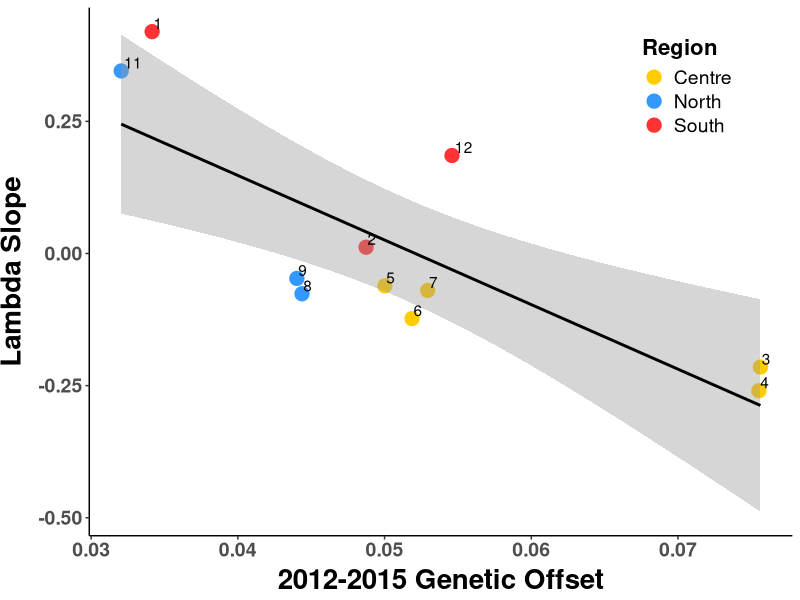
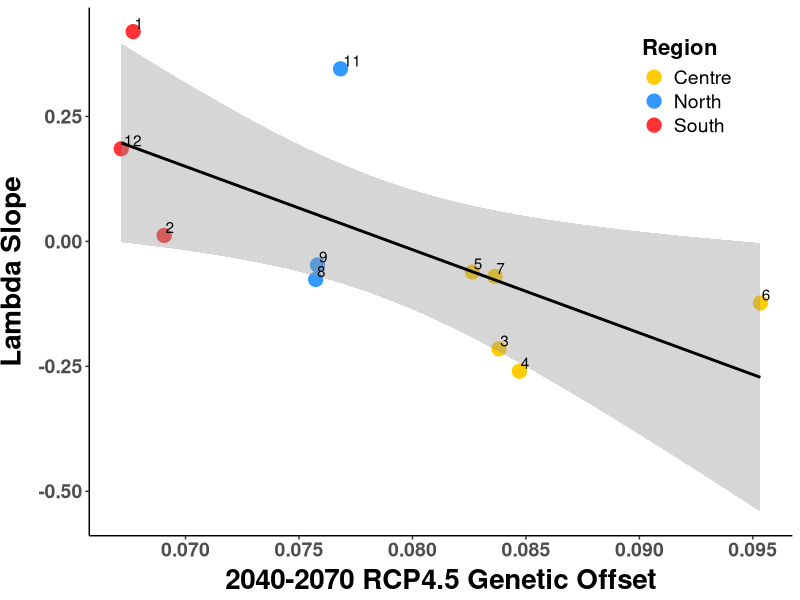
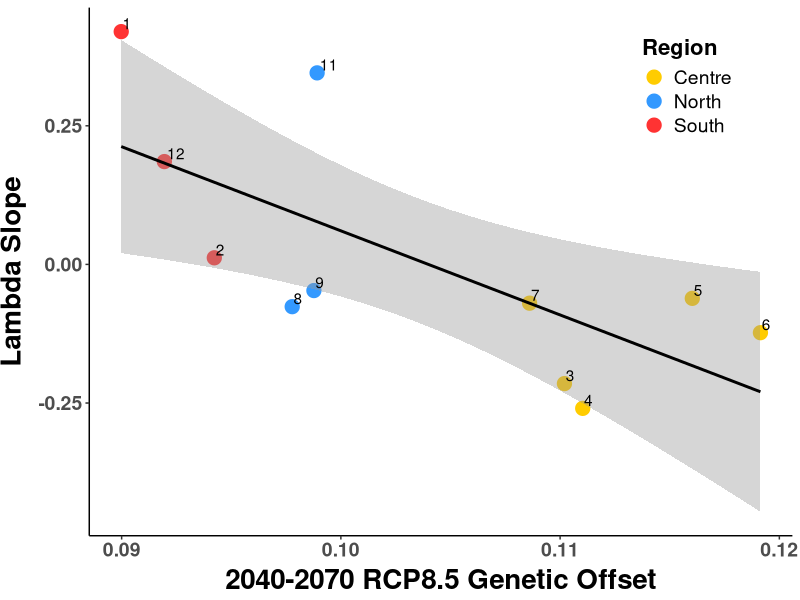
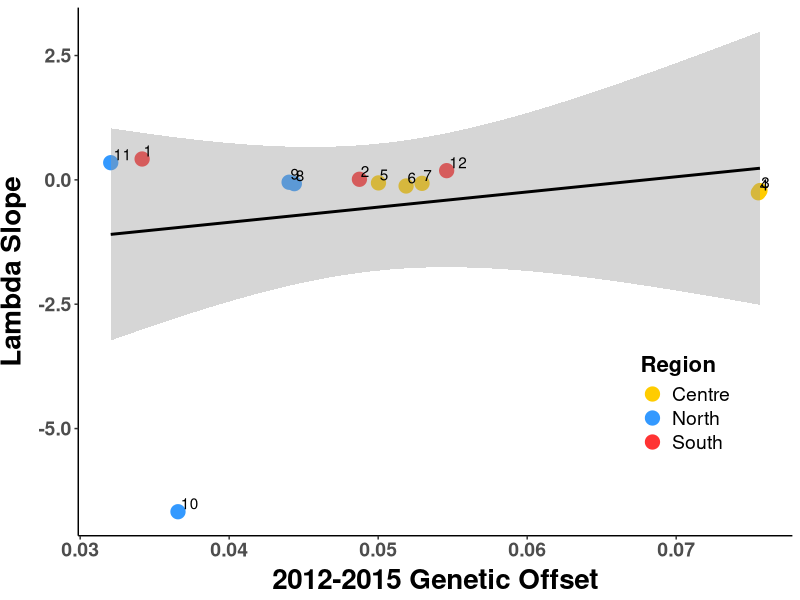
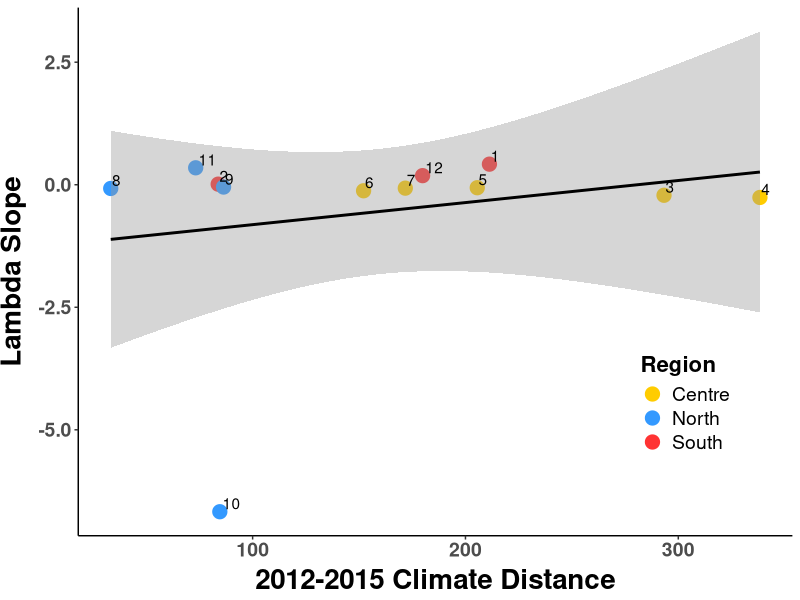
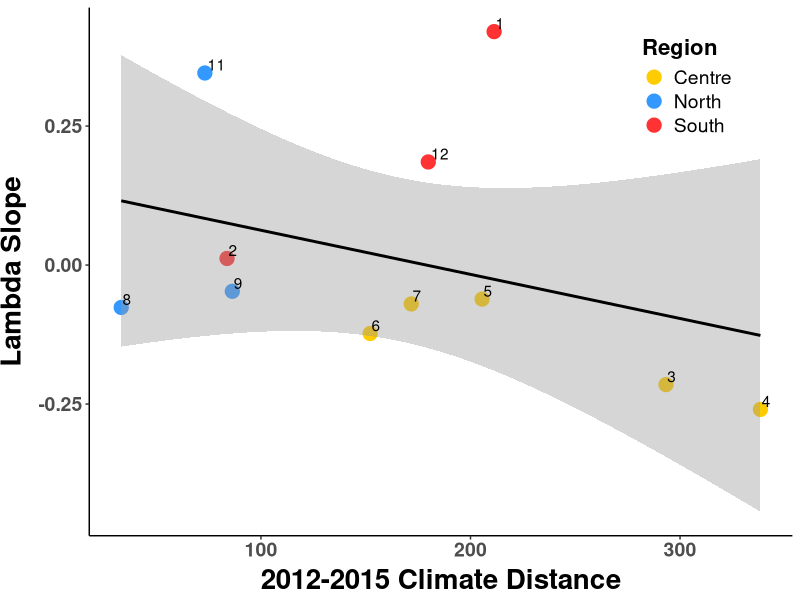
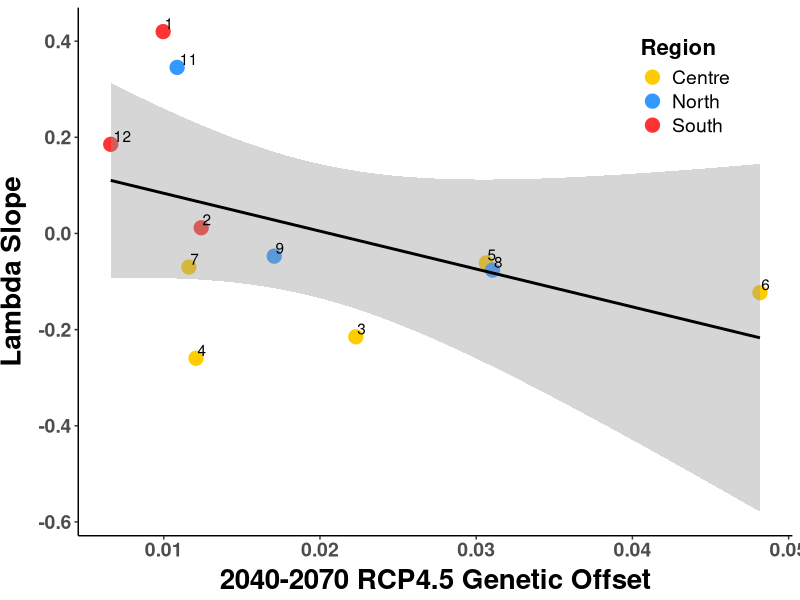
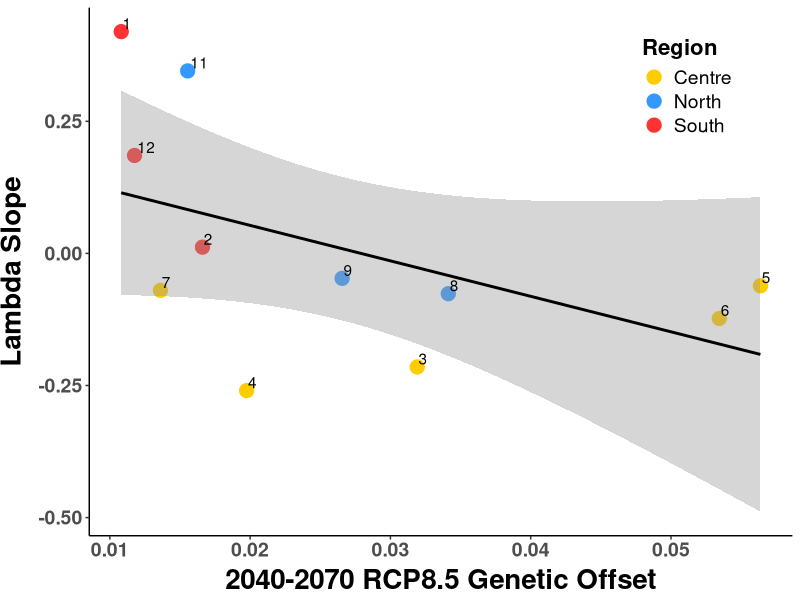

Recreate these plots in R, in order. (Note: this script raises an error after producing the figures.)
##################################################################################
## Gradient forest plots
## Author Daniel Anstett
## 
## 
## Last Modified September 19, 2022
###################################################################################

#Library install and import
library(tidyverse) 
library(car)
library(ggrepel)

#Import data
offset_pop <- read_csv("Genomics_scripts/Data/offset_pop_lambda.csv")
#slope.cumul <- read_csv("Genomics_scripts/Data/slope.cumul.csv")
#slope.cumul.unique <- read_csv("Genomics_scripts/Data/slope.cumul.unique.csv")
#offset_pop <- cbind(offset_pop_nocumul,slope.cumul,slope.cumul.unique)
#colnames(offset_pop)[18] <- "cumul_MAT" ; colnames(offset_pop)[19] <- "cumul_MAP"

offset_pop_mod <- offset_pop %>% filter(Paper_ID!=10)

#stats
lm.1215 <- lm(lambda_slope~offset_1215,data=offset_pop)
lm.1215_mod <- lm(lambda_slope~offset_1215,data=offset_pop_mod)

lm.4.5_mod <- lm(lambda_slope~offset_4.5,data=offset_pop_mod)
lm.8.5_mod <- lm(lambda_slope~offset_8.5,data=offset_pop_mod)

lm.dist <- lm(lambda_slope~clim_distance,data=offset_pop)
lm.dist_mod <- lm(lambda_slope~clim_distance,data=offset_pop_mod)


#Without pop 10
summary(lm.1215_mod)
Anova(lm.1215_mod,type="III")

summary(lm.4.5_mod)
Anova(lm.4.5_mod,type="III")

summary(lm.8.5_mod)
Anova(lm.8.5_mod,type="III")

summary(lm.dist_mod)
Anova(lm.dist_mod,type="III")


# With pop 10
#summary(lm.1215)
#Anova(lm.1215,type="III")

#summary(lm.dist)
#Anova(lm.dist,type="III")




###########################################################################################################
#2012-2015 offset plotted against lambda, rm pop 10
ggplot(offset_pop_mod, aes(x=offset_1215, y=lambda_slope, label=Paper_ID)) + 
  geom_point(aes(color=Region), size =4.5)+
  geom_smooth(method=lm,color="black")+
  #  geom_label_repel(aes(label = Paper_ID))+
  geom_text(hjust=-.15, vjust=-.2)+
  scale_y_continuous(name="Lambda Slope")+
  scale_x_continuous(name="2012-2015 Genetic Offset")+
  scale_color_manual(values= c("North"="#3399FF", "Centre"="#FFCC00", "South"="#FF3333"))+
  theme_classic() + theme(
    axis.text.x = element_text(size=14, face="bold"),
    axis.text.y = element_text(size=14,face="bold"),
    axis.title.x = element_text(color="black", size=20, vjust = 0.5, face="bold"),
    axis.title.y = element_text(color="black", size=20,vjust = 2, face="bold",hjust=0.5),
    legend.position = c(0.85, 0.85),legend.text=element_text(size=14),
    legend.title=element_text(size=16,face="bold"))
#ggsave("Graphs_Oct_22/offset_lambda_slope_1215_mod.pdf",width=7, height = 5, units = "in")

#RCP 4.5 offset plotted against lambda, rm pop 10
ggplot(offset_pop_mod, aes(x=offset_4.5, y=lambda_slope, label=Paper_ID)) + 
  geom_point(aes(color=Region), size =4.5)+
  geom_smooth(method=lm,color="black")+
  #  geom_label_repel(aes(label = Paper_ID))+
  geom_text(hjust=-.15, vjust=-.2)+
  scale_y_continuous(name="Lambda Slope")+
  scale_x_continuous(name="2040-2070 RCP4.5 Genetic Offset")+
  scale_color_manual(values= c("North"="#3399FF", "Centre"="#FFCC00", "South"="#FF3333"))+
  theme_classic() + theme(
    axis.text.x = element_text(size=14, face="bold"),
    axis.text.y = element_text(size=14,face="bold"),
    axis.title.x = element_text(color="black", size=20, vjust = 0.5, face="bold"),
    axis.title.y = element_text(color="black", size=20,vjust = 2, face="bold",hjust=0.5),
    legend.position = c(0.85, 0.85),legend.text=element_text(size=14),
    legend.title=element_text(size=16,face="bold"))
ggsave("Graphs_Oct_22/offset_lambda_slope_rcp4.5_mod_grain.pdf",width=7, height = 5, units = "in")

#RCP 8.5 offset plotted against lambda, rm pop 10
ggplot(offset_pop_mod, aes(x=offset_8.5, y=lambda_slope, label=Paper_ID)) + 
  geom_point(aes(color=Region), size =4.5)+
  geom_smooth(method=lm,color="black")+
  #  geom_label_repel(aes(label = Paper_ID))+
  geom_text(hjust=-.15, vjust=-.2)+
  scale_y_continuous(name="Lambda Slope")+
  scale_x_continuous(name="2040-2070 RCP8.5 Genetic Offset")+
  scale_color_manual(values= c("North"="#3399FF", "Centre"="#FFCC00", "South"="#FF3333"))+
  theme_classic() + theme(
    axis.text.x = element_text(size=14, face="bold"),
    axis.text.y = element_text(size=14,face="bold"),
    axis.title.x = element_text(color="black", size=20, vjust = 0.5, face="bold"),
    axis.title.y = element_text(color="black", size=20,vjust = 2, face="bold",hjust=0.5),
    legend.position = c(0.85, 0.85),legend.text=element_text(size=14),
    legend.title=element_text(size=16,face="bold"))
ggsave("Graphs_Oct_22/offset_lambda_slope_rcp8.5_mod_grain.pdf",width=7, height = 5, units = "in")



#2012-2015 offset plotted against lambda, pop 10 included
ggplot(offset_pop, aes(x=offset_1215, y=lambda_slope, label=Paper_ID)) + 
  geom_point(aes(color=Region), size =4.5)+
  geom_smooth(method=lm,color="black")+
  #  geom_label_repel(aes(label = Paper_ID))+
  geom_text(hjust=-.15, vjust=-.2)+
  scale_y_continuous(name="Lambda Slope")+
  scale_x_continuous(name="2012-2015 Genetic Offset")+
  scale_color_manual(values= c("North"="#3399FF", "Centre"="#FFCC00", "South"="#FF3333"))+
  theme_classic() + theme(
    axis.text.x = element_text(size=14, face="bold"),
    axis.text.y = element_text(size=14,face="bold"),
    axis.title.x = element_text(color="black", size=20, vjust = 0.5, face="bold"),
    axis.title.y = element_text(color="black", size=20,vjust = 2, face="bold",hjust=0.5),
    legend.position = c(0.85, 0.25),legend.text=element_text(size=14),
    legend.title=element_text(size=16,face="bold"))
#ggsave("Graphs_Oct_22/offset_lambda_slope_1215.pdf",width=8, height = 6, units = "in")


###########################

#climate distance plotted against lambda
ggplot(offset_pop, aes(x=clim_distance, y=lambda_slope, label=Paper_ID)) + 
  geom_point(aes(color=Region), size =4.5)+
  geom_smooth(method=lm,color="black")+
  #  geom_label_repel(aes(label = Paper_ID))+
  geom_text(hjust=-.15, vjust=-.2)+
  scale_y_continuous(name="Lambda Slope")+
  scale_x_continuous(name="2012-2015 Climate Distance")+
  scale_color_manual(values= c("North"="#3399FF", "Centre"="#FFCC00", "South"="#FF3333"))+
  theme_classic() + theme(
    axis.text.x = element_text(size=14, face="bold"),
    axis.text.y = element_text(size=14,face="bold"),
    axis.title.x = element_text(color="black", size=20, vjust = 0.5, face="bold"),
    axis.title.y = element_text(color="black", size=20,vjust = 2, face="bold",hjust=0.5),
    legend.position = c(0.85, 0.25),legend.text=element_text(size=14),
    legend.title=element_text(size=16,face="bold"))
ggsave("Graphs_Oct_22/5_distance_lambda.pdf",width=8, height = 6, units = "in")

#climate distance plotted against lambda, rm pop 10
ggplot(offset_pop_mod, aes(x=clim_distance, y=lambda_slope, label=Paper_ID)) + 
  geom_point(aes(color=Region), size =4.5)+
  geom_smooth(method=lm,color="black")+
  #  geom_label_repel(aes(label = Paper_ID))+
  geom_text(hjust=-.15, vjust=-.2)+
  scale_y_continuous(name="Lambda Slope")+
  scale_x_continuous(name="2012-2015 Climate Distance")+
  scale_color_manual(values= c("North"="#3399FF", "Centre"="#FFCC00", "South"="#FF3333"))+
  theme_classic() + theme(
    axis.text.x = element_text(size=14, face="bold"),
    axis.text.y = element_text(size=14,face="bold"),
    axis.title.x = element_text(color="black", size=20, vjust = 0.5, face="bold"),
    axis.title.y = element_text(color="black", size=20,vjust = 2, face="bold",hjust=0.5),
    legend.position = c(0.85, 0.85),legend.text=element_text(size=14),
    legend.title=element_text(size=16,face="bold"))
ggsave("Graphs_Oct_22/5_distance_lambda_mod.pdf",width=7, height = 5, units = "in")



###########################
#Future climate versus lambda 
#old grain size

#RCP 4.5 offset plotted against lambda, rm pop 10
ggplot(offset_pop_mod, aes(x=offset_4.5_old, y=lambda_slope, label=Paper_ID)) + 
  geom_point(aes(color=Region), size =4.5)+
  geom_smooth(method=lm,color="black")+
  #  geom_label_repel(aes(label = Paper_ID))+
  geom_text(hjust=-.15, vjust=-.2)+
  scale_y_continuous(name="Lambda Slope")+
  scale_x_continuous(name="2040-2070 RCP4.5 Genetic Offset")+
  scale_color_manual(values= c("North"="#3399FF", "Centre"="#FFCC00", "South"="#FF3333"))+
  theme_classic() + theme(
    axis.text.x = element_text(size=14, face="bold"),
    axis.text.y = element_text(size=14,face="bold"),
    axis.title.x = element_text(color="black", size=20, vjust = 0.5, face="bold"),
    axis.title.y = element_text(color="black", size=20,vjust = 2, face="bold",hjust=0.5),
    legend.position = c(0.85, 0.85),legend.text=element_text(size=14),
    legend.title=element_text(size=16,face="bold"))
ggsave("Graphs_Oct_22/offset_lambda_slope_rcp4.5_mod.pdf",width=7, height = 5, units = "in")

#RCP 8.5 offset plotted against lambda, rm pop 10
ggplot(offset_pop_mod, aes(x=offset_8.5_old, y=lambda_slope, label=Paper_ID)) + 
  geom_point(aes(color=Region), size =4.5)+
  geom_smooth(method=lm,color="black")+
  #  geom_label_repel(aes(label = Paper_ID))+
  geom_text(hjust=-.15, vjust=-.2)+
  scale_y_continuous(name="Lambda Slope")+
  scale_x_continuous(name="2040-2070 RCP8.5 Genetic Offset")+
  scale_color_manual(values= c("North"="#3399FF", "Centre"="#FFCC00", "South"="#FF3333"))+
  theme_classic() + theme(
    axis.text.x = element_text(size=14, face="bold"),
    axis.text.y = element_text(size=14,face="bold"),
    axis.title.x = element_text(color="black", size=20, vjust = 0.5, face="bold"),
    axis.title.y = element_text(color="black", size=20,vjust = 2, face="bold",hjust=0.5),
    legend.position = c(0.85, 0.85),legend.text=element_text(size=14),
    legend.title=element_text(size=16,face="bold"))
ggsave("Graphs_Oct_22/offset_lambda_slope_rcp8.5_mod.pdf",width=7, height = 5, units = "in")


















#######################################################################################################3####
## Not useful for genomics paper 1
##Cumulative slope plotted 2012-2015 offset. No Site 10

#cumul predicting offset
ggplot(offset_pop, aes(x=cumul_slope, y=offset_1215, label=Paper_ID)) + 
  geom_point(aes(color=Region), size =4.5)+
  #  geom_smooth(method=lm,color="black")+
  #  geom_label_repel(aes(label = Paper_ID))+
  geom_text(hjust=-.15, vjust=-.2)+
  scale_y_continuous(name="2012-2015 Genetic Offset")+
  scale_x_continuous(name="Cumulative Slope")+
  scale_color_manual(values= c("North"="#3399FF", "Centre"="#FFCC00", "South"="#FF3333"))+
  theme_classic() + theme(
    axis.text.x = element_text(size=14, face="bold"),
    axis.text.y = element_text(size=14,face="bold"),
    axis.title.x = element_text(color="black", size=20, vjust = 0.5, face="bold"),
    axis.title.y = element_text(color="black", size=20,vjust = 2, face="bold",hjust=0.5),
    legend.position = c(1.85, 0.85),legend.text=element_text(size=14),
    legend.title=element_text(size=16,face="bold"))
ggsave("Graphs_Oct_22/cumul_offset.pdf",width=7, height = 5, units = "in")

#cumul predicting offset
ggplot(offset_pop, aes(x=offset_1215, y=cumul_slope, label=Paper_ID)) + 
  geom_point(aes(color=Region), size =4.5)+
  #  geom_smooth(method=lm,color="black")+
  #  geom_label_repel(aes(label = Paper_ID))+
  geom_text(hjust=-.15, vjust=-.2)+
  scale_y_continuous(name="Cumulative Slope")+
  scale_x_continuous(name="2012-2015 Genetic Offset")+
  scale_color_manual(values= c("North"="#3399FF", "Centre"="#FFCC00", "South"="#FF3333"))+
  theme_classic() + theme(
    axis.text.x = element_text(size=14, face="bold"),
    axis.text.y = element_text(size=14,face="bold"),
    axis.title.x = element_text(color="black", size=20, vjust = 0.5, face="bold"),
    axis.title.y = element_text(color="black", size=20,vjust = 2, face="bold",hjust=0.5),
    legend.position = c(1.85, 0.85),legend.text=element_text(size=14),
    legend.title=element_text(size=16,face="bold"))
ggsave("Graphs_Oct_22/offset_cumul.pdf",width=7, height = 5, units = "in")



#######################################################################################################3####
## Not useful for genomics paper 1
##Cumulative slope plotted against lambda. No Site 10
## Separate env variables
#Cumulative meteric across all env of cumulative slope

#MAT
ggplot(offset_pop_mod, aes(x=cumul_slope, y=lambda_slope, label=Paper_ID)) + 
  geom_point(aes(color=Region), size =4.5)+
  #  geom_smooth(method=lm,color="black")+
  #  geom_label_repel(aes(label = Paper_ID))+
  geom_text(hjust=-.15, vjust=-.2)+
  scale_y_continuous(name="Lambda Slope")+
  scale_x_continuous(name="Cumulative Slope")+
  scale_color_manual(values= c("North"="#3399FF", "Centre"="#FFCC00", "South"="#FF3333"))+
  theme_classic() + theme(
    axis.text.x = element_text(size=14, face="bold"),
    axis.text.y = element_text(size=14,face="bold"),
    axis.title.x = element_text(color="black", size=20, vjust = 0.5, face="bold"),
    axis.title.y = element_text(color="black", size=20,vjust = 2, face="bold",hjust=0.5),
    legend.position = c(1.85, 0.85),legend.text=element_text(size=14),
    legend.title=element_text(size=16,face="bold"))
ggsave("Graphs_Oct_22/lamda_cumul_slope_unique.pdf",width=7, height = 5, units = "in")



#MAT
ggplot(offset_pop_mod, aes(x=cumul_MAT, y=lambda_slope, label=Paper_ID)) + 
  geom_point(aes(color=Region), size =4.5)+
  #  geom_smooth(method=lm,color="black")+
  #  geom_label_repel(aes(label = Paper_ID))+
  geom_text(hjust=-.15, vjust=-.2)+
  scale_y_continuous(name="Lambda Slope")+
  scale_x_continuous(name="Cumul. Slope MAT")+
  scale_color_manual(values= c("North"="#3399FF", "Centre"="#FFCC00", "South"="#FF3333"))+
  theme_classic() + theme(
    axis.text.x = element_text(size=14, face="bold"),
    axis.text.y = element_text(size=14,face="bold"),
    axis.title.x = element_text(color="black", size=20, vjust = 0.5, face="bold"),
    axis.title.y = element_text(color="black", size=20,vjust = 2, face="bold",hjust=0.5),
    legend.position = c(1.85, 0.85),legend.text=element_text(size=14),
    legend.title=element_text(size=16,face="bold"))
ggsave("Graphs_Oct_22/lamda_cumul_slope_mat.pdf",width=7, height = 5, units = "in")

#MAP
ggplot(offset_pop_mod, aes(x=cumul_MAP, y=lambda_slope, label=Paper_ID)) + 
  geom_point(aes(color=Region), size =4.5)+
  #  geom_smooth(method=lm,color="black")+
  #  geom_label_repel(aes(label = Paper_ID))+
  geom_text(hjust=-.15, vjust=-.2)+
  scale_y_continuous(name="Lambda Slope")+
  scale_x_continuous(name="Cumul. Slope MAP")+
  scale_color_manual(values= c("North"="#3399FF", "Centre"="#FFCC00", "South"="#FF3333"))+
  theme_classic() + theme(
    axis.text.x = element_text(size=14, face="bold"),
    axis.text.y = element_text(size=14,face="bold"),
    axis.title.x = element_text(color="black", size=20, vjust = 0.5, face="bold"),
    axis.title.y = element_text(color="black", size=20,vjust = 2, face="bold",hjust=0.5),
    legend.position = c(1.85, 0.85),legend.text=element_text(size=14),
    legend.title=element_text(size=16,face="bold"))
ggsave("Graphs_Oct_22/lamda_cumul_slope_map.pdf",width=7, height = 5, units = "in")


#CMD
ggplot(offset_pop_mod, aes(x=cumul_CMD, y=lambda_slope, label=Paper_ID)) + 
  geom_point(aes(color=Region), size =4.5)+
  #  geom_smooth(method=lm,color="black")+
  #  geom_label_repel(aes(label = Paper_ID))+
  geom_text(hjust=-.15, vjust=-.2)+
  scale_y_continuous(name="Lambda Slope")+
  scale_x_continuous(name="Cumul. Slope CMD")+
  scale_color_manual(values= c("North"="#3399FF", "Centre"="#FFCC00", "South"="#FF3333"))+
  theme_classic() + theme(
    axis.text.x = element_text(size=14, face="bold"),
    axis.text.y = element_text(size=14,face="bold"),
    axis.title.x = element_text(color="black", size=20, vjust = 0.5, face="bold"),
    axis.title.y = element_text(color="black", size=20,vjust = 2, face="bold",hjust=0.5),
    legend.position = c(1.85, 0.85),legend.text=element_text(size=14),
    legend.title=element_text(size=16,face="bold"))
ggsave("Graphs_Oct_22/lamda_cumul_slope_cmd.pdf",width=7, height = 5, units = "in")



